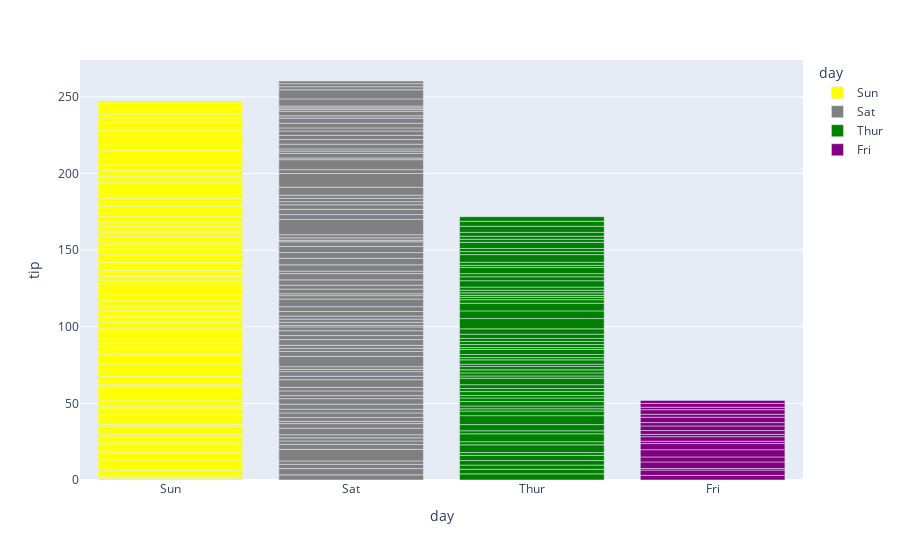

Notebook code for this chart:
### Code cell
px.bar(
    data_frame = tips,
    x = 'day',
    y = 'tip',
    color = 'day',
    color_discrete_sequence = ['yellow', 'gray', 'green', 'purple']
)

### Figure 1 — Plotly figure (JSON) as saved in the notebook; plotly's stock layout.template omitted (floating-point values rounded to 4 significant figures)
{"data": [{"hovertemplate": "day=%{x}<br>tip=%{y}<extra></extra>", "legendgroup": "Sun", "marker": {"color": "yellow", "pattern": {"shape": ""}}, "name": "Sun", "orientation": "v", "showlegend": true, "textposition": "auto", "type": "bar", "x": ["Sun", "Sun", "Sun", "Sun", "Sun", "Sun", "Sun", "Sun", "Sun", "Sun", "Sun", "Sun", "Sun", "Sun", "Sun", "Sun", "Sun", "Sun", "Sun", "Sun", "Sun", "Sun", "Sun", "Sun", "Sun", "Sun", "Sun", "Sun", "Sun", "Sun", "Sun", "Sun", "Sun", "Sun", "Sun", "Sun", "Sun", "Sun", "Sun", "Sun", "Sun", "Sun", "Sun", "Sun", "Sun", "Sun", "Sun", "Sun", "Sun", "Sun", "Sun", "Sun", "Sun", "Sun", "Sun", "Sun", "Sun", "Sun", "Sun", "Sun", "Sun", "Sun", "Sun", "Sun", "Sun", "Sun", "Sun", "Sun", "Sun", "Sun", "Sun", "Sun", "Sun", "Sun", "Sun", "Sun"], "xaxis": "x", "y": [1.01, 1.66, 3.5, 3.31, 3.61, 4.71, 2.0, 3.12, 1.96, 3.23, 1.71, 5.0, 1.57, 3.0, 3.02, 3.92, 1.67, 3.71, 3.5, 2.54, 3.06, 1.32, 5.6, 3.0, 5.0, 6.0, 2.05, 3.0, 2.5, 2.6, 5.2, 1.56, 4.34, 3.51, 4.0, 2.55, 4.0, 3.5, 5.07, 2.5, 2.0, 2.74, 2.0, 2.0, 5.14, 5.0, 3.75, 2.61, 2.0, 3.5, 2.5, 2.0, 2.0, 3.0, 3.48, 2.24, 4.5, 5.15, 3.18, 4.0, 3.11, 2.0, 2.0, 4.0, 3.55, 3.68, 5.65, 3.5, 6.5, 3.0, 5.0, 3.5, 2.0, 3.5, 4.0, 1.5], "yaxis": "y"}, {"hovertemplate": "day=%{x}<br>tip=%{y}<extra></extra>", "legendgroup": "Sat", "marker": {"color": "gray", "pattern": {"shape": ""}}, "name": "Sat", "orientation": "v", "showlegend": true, "textposition": "auto", "type": "bar", "x": ["Sat", "Sat", "Sat", "Sat", "Sat", "Sat", "Sat", "Sat", "Sat", "Sat", "Sat", "Sat", "Sat", "Sat", "Sat", "Sat", "Sat", "Sat", "Sat", "Sat", "Sat", "Sat", "Sat", "Sat", "Sat", "Sat", "Sat", "Sat", "Sat", "Sat", "Sat", "Sat", "Sat", "Sat", "Sat", "Sat", "Sat", "Sat", "Sat", "Sat", "Sat", "Sat", "Sat", "Sat", "Sat", "Sat", "Sat", "Sat", "Sat", "Sat", "Sat", "Sat", "Sat", "Sat", "Sat", "Sat", "Sat", "Sat", "Sat", "Sat", "Sat", "Sat", "Sat", "Sat", "Sat", "Sat", "Sat", "Sat", "Sat", "Sat", "Sat", "Sat", "Sat", "Sat", "Sat", "Sat", "Sat", "Sat", "Sat", "Sat", "Sat", "Sat", "Sat", "Sat", "Sat", "Sat", "Sat"], "xaxis": "x", "y": [3.35, 4.08, 2.75, 2.23, 7.58, 3.18, 2.34, 2.0, 2.0, 4.3, 3.0, 1.45, 2.5, 3.0, 2.45, 3.27, 3.6, 2.0, 3.07, 2.31, 5.0, 2.24, 3.0, 1.5, 1.76, 6.73, 3.21, 2.0, 1.98, 3.76, 2.64, 3.15, 2.47, 1.0, 2.01, 2.09, 1.97, 3.0, 3.14, 5.0, 2.2, 1.25, 3.08, 2.5, 3.48, 4.08, 1.64, 4.06, 4.29, 3.76, 4.0, 3.0, 1.0, 1.61, 2.0, 10.0, 3.16, 3.41, 3.0, 2.03, 2.23, 2.0, 5.16, 9.0, 2.5, 6.5, 1.1, 3.0, 1.5, 1.44, 3.09, 3.0, 2.72, 2.88, 2.0, 3.0, 3.39, 1.47, 3.0, 1.25, 1.0, 1.17, 4.67, 5.92, 2.0, 2.0, 1.75], "yaxis": "y"}, {"hovertemplate": "day=%{x}<br>tip=%{y}<extra></extra>", "legendgroup": "Thur", "marker": {"color": "green", "pattern": {"shape": ""}}, "name": "Thur", "orientation": "v", "showlegend": true, "textposition": "auto", "type": "bar", "x": ["Thur", "Thur", "Thur", "Thur", "Thur", "Thur", "Thur", "Thur", "Thur", "Thur", "Thur", "Thur", "Thur", "Thur", "Thur", "Thur", "Thur", "Thur", "Thur", "Thur", "Thur", "Thur", "Thur", "Thur", "Thur", "Thur", "Thur", "Thur", "Thur", "Thur", "Thur", "Thur", "Thur", "Thur", "Thur", "Thur", "Thur", "Thur", "Thur", "Thur", "Thur", "Thur", "Thur", "Thur", "Thur", "Thur", "Thur", "Thur", "Thur", "Thur", "Thur", "Thur", "Thur", "Thur", "Thur", "Thur", "Thur", "Thur", "Thur", "Thur", "Thur", "Thur"], "xaxis": "x", "y": [4.0, 3.0, 2.71, 3.0, 3.4, 1.83, 5.0, 2.03, 5.17, 2.0, 4.0, 5.85, 3.0, 1.5, 1.8, 2.92, 2.31, 1.68, 2.5, 2.0, 2.52, 4.2, 1.48, 2.0, 2.0, 2.18, 1.5, 2.83, 1.5, 2.0, 3.25, 1.25, 2.0, 2.0, 2.0, 2.75, 3.5, 6.7, 5.0, 5.0, 2.3, 1.5, 1.36, 1.63, 1.73, 2.0, 4.19, 2.56, 2.02, 4.0, 1.44, 2.0, 5.0, 2.0, 2.0, 4.0, 2.01, 2.0, 2.5, 4.0, 3.23, 3.0], "yaxis": "y"}, {"hovertemplate": "day=%{x}<br>tip=%{y}<extra></extra>", "legendgroup": "Fri", "marker": {"color": "purple", "pattern": {"shape": ""}}, "name": "Fri", "orientation": "v", "showlegend": true, "textposition": "auto", "type": "bar", "x": ["Fri", "Fri", "Fri", "Fri", "Fri", "Fri", "Fri", "Fri", "Fri", "Fri", "Fri", "Fri", "Fri", "Fri", "Fri", "Fri", "Fri", "Fri", "Fri"], "xaxis": "x", "y": [3.0, 3.5, 1.0, 4.3, 3.25, 4.73, 4.0, 1.5, 3.0, 1.5, 2.5, 3.0, 2.2, 3.48, 1.92, 3.0, 1.58, 2.5, 2.0], "yaxis": "y"}], "layout": {"barmode": "relative", "legend": {"title": {"text": "day"}, "tracegroupgap": 0}, "margin": {"t": 60}, "xaxis": {"anchor": "y", "categoryarray": ["Sun", "Sat", "Thur", "Fri"], "categoryorder": "array", "domain": [0, 1], "title": {"text": "day"}}, "yaxis": {"anchor": "x", "domain": [0, 1], "title": {"text": "tip"}}}}
